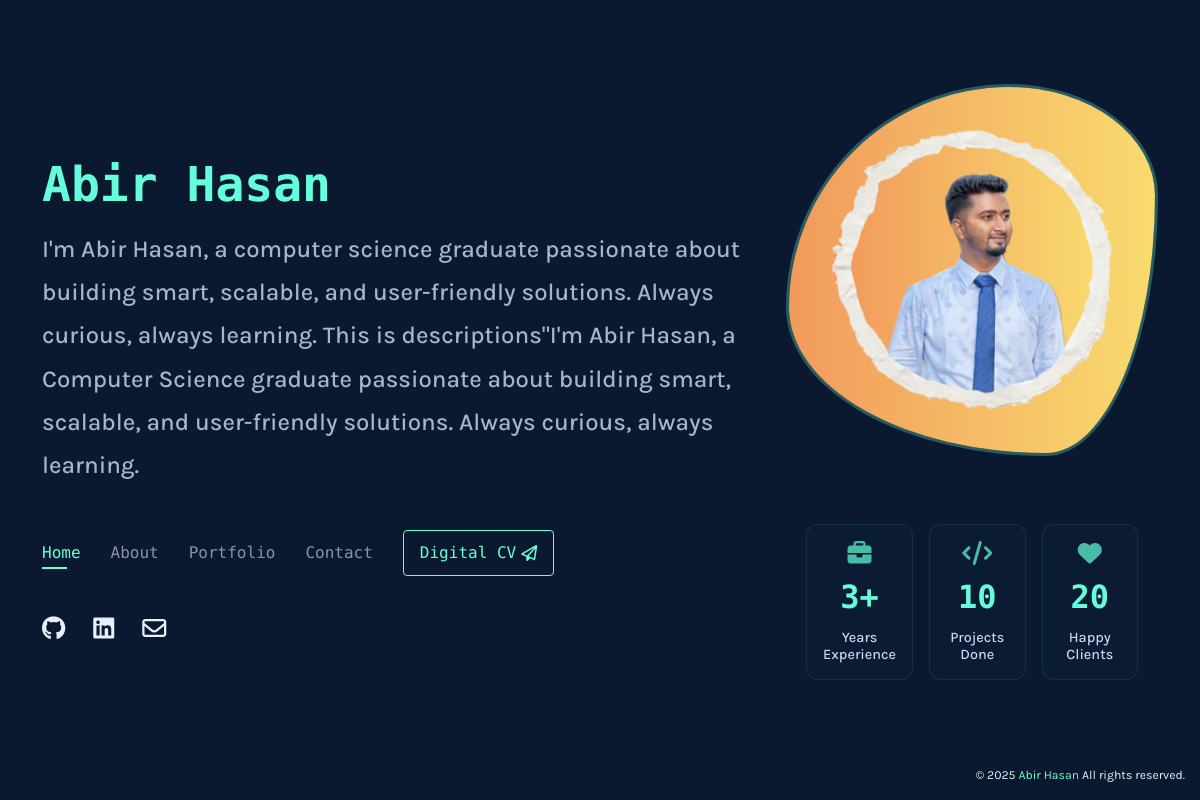
The page / on the database its author committed.
### apps/portfolio/models.py (models this page shows, shortened)
class Personal(models.Model):
    name = models.CharField(max_length=50, blank=True, null=True)
    role = models.TextField(max_length=500, blank=True, null=True)
    mini_description = models.TextField(max_length=500, blank=True, null=True)
    cv_description = models.TextField(max_length=500, blank=True, null=True)
    cv_link = models.URLField(blank=True, null=True)
    photo = models.ImageField(upload_to='profile_pics/main', blank=True, null=True)
    github = models.URLField(blank=True, null=True)
    linkedin = models.URLField(blank=True, null=True)
    phone = models.CharField(max_length=20, blank=True, null=True)
    email = models.EmailField(blank=True, null=True)
    location = models.CharField(max_length=50, blank=True, null=True)

class Statistics(models.Model):
    years_experience = models.IntegerField(default=0)
    projects_completed = models.IntegerField(default=0)
    happy_clients = models.IntegerField(default=0)
    class Meta:
        verbose_name_plural = "Statistics"

### apps/portfolio/views.py (the view, shortened to what this page needs)
# urls.py: path('', HomePageView.as_view(), name='home'),
class HomePageView(TemplateView):
    template_name = 'portfolio/portfolio_main.html'
    def get_context_data(self, **kwargs):
        context = super().get_context_data(**kwargs)
        context['personal'] = Personal.objects.all()
        context['about'] = About.objects.all()
        context['technologies'] = Technology.objects.all()
        context['portfolio'] = Portfolio.objects.all()
        context['statistics'] = Statistics.objects.first()
        context['contact_form'] = ContactForm()
        context['message_sent'] = False
        return context

### templates/portfolio/portfolio_main.html (shortened to what this page needs)
{% extends "layouts/base.html" %}
{% block content %}
{% include 'layouts/header.html' %}
{% include 'layouts/footer.html' %}
{% endblock content %}

### templates/layouts/header.html (shortened to what this page needs)
{% load static %}
<header id="header">
  <div class="container">
    <div class="data-row" >
      {% for personal_info in personal %}
      <h1><a href="/">Abir Hasan</a></h1>
      <h2>
        {{ personal_info.mini_description|safe }}
      </h2>
      <nav id="navbar" class="navbar">
        <ul>
          <li><a class="nav-link active" href="#header">Home</a></li>
          <li><a class="nav-link" href="#about">About</a></li>
          <li><a class="nav-link" href="#portfolio">Portfolio</a></li>
          <li><a class="nav-link" href="#contact">Contact</a></li>
          <li><a href="{% url 'digital_cv' %}" target="_blank">Digital CV </a></li>
        </ul>
      </nav>
      <div class="social-links">
        <a href="{{ personal_info.github }}" class="github" target="_blank"
          ><i class="fa-brands fa-github"></i
        ></a>
        <a
          href="{{ personal_info.linkedin }}"
          class="linkedin"
          target="_blank"
          ><i class="fa-brands fa-linkedin"></i
        ></a>
        <a
          href="mailto:{{ personal_info.email }}"
          class="email"
          target="_blank"
          ><i class="fa-regular fa-envelope"></i
        ></a>
      </div>
    </div>
    <div class="col-lg-4 profileImg" id="profile-image">
      {% if personal_info.photo %}
      <img
        src="{{ personal_info.photo.url }}"
        class="img-fluid avatar profileImgInner"
        loading="lazy"
        alt="Profile Image"
      />
      <div class="header-statistics">
        <div class="statistics__container">
          <div class="statistics__item">
            <i class="fa-solid fa-briefcase statistics__icon"></i>
            <span class="statistics__number">{{ statistics.years_experience }}+</span>
            <h3 class="statistics__title">Years Experience</h3>
          </div>
          <div class="statistics__item">
            <i class="fa-solid fa-code statistics__icon"></i>
            <span class="statistics__number">{{ statistics.projects_completed }}</span>
            <h3 class="statistics__title">Projects Done</h3>
          </div>
          <div class="statistics__item">
            <i class="fa-solid fa-heart statistics__icon"></i>
            <span class="statistics__number">{{ statistics.happy_clients }}</span>
            <h3 class="statistics__title">Happy Clients</h3>
          </div>
        </div>
      </div>
      {% endif %}
    </div>
    {% endfor %}
  </div>
</header>

### static/assets/css/style.css (style rules this page uses)
:root { --primary: 10, 25, 47; --light-primary: 17, 34, 64; --lightest-primary: 35, 53, 84; --secondary: 136, 146, 176; --light-secondary: 168, 178, 209; --lightest-secondary: 204, 214, 246; --white: 230, 241, 255; --accent: 100, 255, 218; --hover: 50, 213, 183; --boxcolorinset: #c9c9c9; --ff-sans: 'Karla', sans-serif; --ff-mono: 'Space Mono', monospace; }
body { font-family: var(--ff-sans); background-color: rgba(var(--primary), 1); color: rgba(var(--white), 1); position: relative; background: transparent; }
body::before { content: ''; position: fixed; background: rgba(var(--primary), 1); background-size: cover; left: 0; right: 0; top: 0; height: 100vh; z-index: -1; }
@media (min-width: 1024px) { body::before { background-attachment: fixed; } }
a { color: rgba(var(--accent), 1); text-decoration: none; }
h1, h2, h3, h4, h5, h6 { font-family: var(--ff-sans); }
#header { transition: ease-in-out 0.3s; position: relative; height: 100vh; display: flex; align-items: center; z-index: 997; overflow-y: auto; }
#header * { transition: ease-in-out 0.3s; }
#header h1 { font-size: 48px; margin: 0; padding: 0; line-height: 1; font-weight: 700; font-family: var(--ff-mono); color: rgba(var(--accent), 1); }
#header h1 a { line-height: 1; display: inline-block; }
#header h2 { font-size: 24px; margin-top: 20px; color: rgba(var(--light-secondary), 1); line-height: 1.8; }
#header img { padding: 0; margin: 0; }
#header .social-links { margin-top: 40px; display: flex; gap: 18px; }
#header .social-links a { font-size: 24px; display: flex; justify-content: center; align-items: center; color: rgba(var(--white), 1); line-height: 1; margin-right: 10px; border-radius: 50%; transition: transform 0.3s; }
#header .container { display: flex; flex-direction: row; align-items: center; justify-content: center; }
.data-row { display: flex; width: 100%; flex-direction: column; justify-content: center; }
.profileImg { display: flex; flex-direction: column; }
.navbar { padding: 0; margin-top: 35px; }
.navbar ul { margin: 0; padding: 0; display: flex; list-style: none; align-items: center; }
.navbar li { position: relative; }
.navbar li + li { margin-left: 30px; }
.navbar a, .navbar a:focus { display: flex; align-items: center; justify-content: space-between; padding: 0; font-size: 16px; font-family: var(--ff-mono) !important; font-weight: 400; color: rgba(var(--secondary), 1); white-space: nowrap; transition: 0.3s; }
.navbar a:before { content: ''; position: absolute; width: 0; height: 2px; bottom: -4px; left: 0; background-color: rgba(var(--accent), 1); visibility: hidden; width: 0px; transition: all 0.3s ease-in-out 0s; }
.navbar a:hover:before, .navbar li:hover > a:before, .navbar .active:before { visibility: visible; width: 25px; }
.navbar a:hover, .navbar .active, .navbar .active:focus, .navbar li:hover > a { color: rgba(var(--accent), 1); }
.navbar li:last-child { border: 1px solid rgba(var(--accent), 1); border-radius: 0.25rem; padding: 10px 16px; }
.navbar li:last-child a { color: rgba(var(--accent), 1); }
.navbar li:last-child a::before { all: unset; }
.avatar { border-radius: 50%; }

### static/assets/css/profile-animation.css (style rules this page uses)
.avatar { border-radius: 60% 40% 30% 70%/60% 30% 70% 40%; animation: profilePicture 8s ease-in-out infinite; transition: all 0.5s ease-in-out; border: 3px solid rgba(var(--accent), 0.3); }

### static/assets/css/statistics.css (style rules this page uses)
.statistics__container { display: grid; grid-template-columns: repeat(3, 1fr); gap: 1.5rem; padding: 20px; }
.statistics__item { background: rgba(var(--light-primary), 0.3); padding: 1.5rem; border-radius: 0.75rem; text-align: center; transition: all 0.3s ease; border: 1px solid rgba(var(--accent), 0.1); }
.statistics__number { font-size: 2.5rem; font-weight: bold; font-family: var(--ff-mono); color: rgba(var(--accent), 1); margin-bottom: 0.5rem; display: block; }
.statistics__title { font-size: 1rem; color: rgba(var(--lightest-secondary), 1); margin: 0; }
.statistics__icon { font-size: 2rem; color: rgba(var(--accent), 0.7); margin-bottom: 1rem; }
.statistics__number { animation: countUp 1s ease-out forwards; }

### rows shown on the page
Personal: mini_description "I'm Abir Hasan, a computer science graduate passionate about building smart, scalable, and user-friendly solutions. Always curious, always learning. This is descriptions\"I'm Abir Hasan, a Computer Science graduate passionate about building smart, scalable, and user-friendly solutions. Always curious, always learning.", photo (picture)
Statistics: years_experience "3", projects_completed "10", happy_clients "20"
